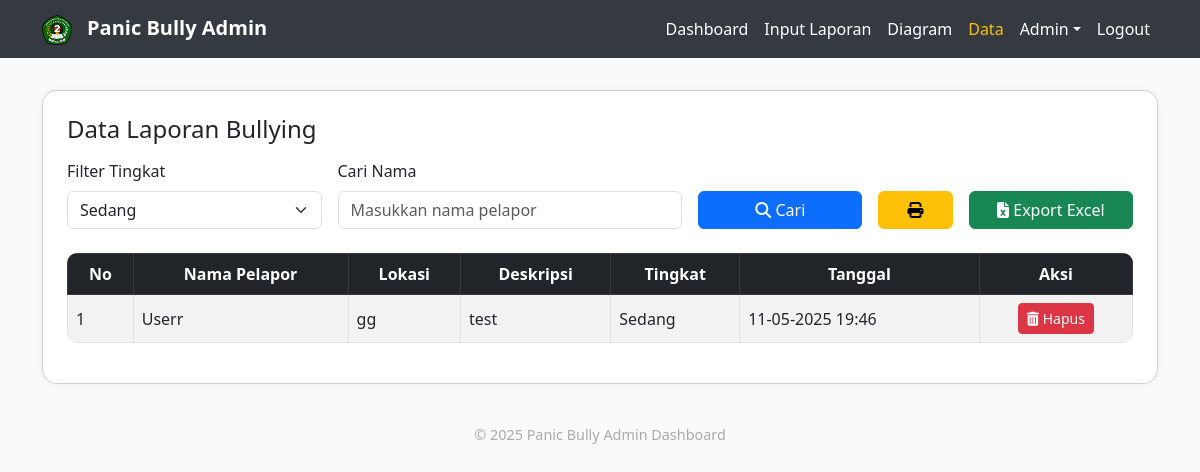
Screenshot of /admin/data_laporan.php?tingkat=sedang (signed in) with the database file from the repository.
### tables this page shows
CREATE TABLE `laporan_bully` (
  `id` int(11) NOT NULL,
  `nama` varchar(100) DEFAULT NULL,
  `lokasi` varchar(255) DEFAULT NULL,
  `deskripsi` text DEFAULT NULL,
  `tingkat` enum('rendah','sedang','tinggi') DEFAULT NULL,
  `tanggal` datetime DEFAULT NULL
);

### admin/data_laporan.php (the view, shortened to what this page needs)
<?php
include '../config.php';
$filter_tingkat = isset($_GET['tingkat']) ? $_GET['tingkat'] : '';
$cari_nama = isset($_GET['cari_nama']) ? $_GET['cari_nama'] : '';
$query = "SELECT * FROM laporan_bully WHERE 1=1";
if (!empty($filter_tingkat)) {
    $query .= " AND tingkat = '" . mysqli_real_escape_string($conn, $filter_tingkat) . "'";
}
$query .= " ORDER BY tanggal DESC";
$result = mysqli_query($conn, $query);
?>
<!DOCTYPE html>
<html lang="id">
<head>
  <link href="https://cdn.jsdelivr.net/npm/bootstrap@5.3.0/dist/css/bootstrap.min.css" rel="stylesheet">
  <link href="https://cdnjs.cloudflare.com/ajax/libs/font-awesome/6.5.0/css/all.min.css" rel="stylesheet">
  <link href="https://cdn.jsdelivr.net/npm/sweetalert2@11/dist/sweetalert2.min.css" rel="stylesheet">
</head>
<body>
<nav class="navbar navbar-expand-lg navbar-dark">
  <div class="container">
    <a class="navbar-brand fw-bold" href="#">
      <img src="../assets/logo_smkn2pinrang.png" alt="Logo" style="height: 30px; margin-right: 10px;">
      Panic Bully Admin
    </a>
    <div class="collapse navbar-collapse" id="navbarNav">
      <ul class="navbar-nav ms-auto">
        <li class="nav-item"><a class="nav-link" href="dashboard.php">Dashboard</a></li>
        <li class="nav-item"><a class="nav-link" href="input_laporan.php">Input Laporan</a></li>
        <li class="nav-item"><a class="nav-link" href="data_diagram.php">Diagram</a></li>
        <li class="nav-item"><a class="nav-link active" href="data_laporan.php">Data</a></li>
        <li class="nav-item dropdown">
          <a class="nav-link dropdown-toggle" href="#" role="button" data-bs-toggle="dropdown">Admin</a>
        </li>
        <li class="nav-item">
          <a class="nav-link" href="logout.php">Logout</a>
        </li>
      </ul>
    </div>
  </div>
</nav>
<div class="container">
  <div class="card p-4">
    <h4 class="mb-3">Data Laporan Bullying</h4>
    <form class="row g-3 align-items-end mb-4 no-print" method="GET">
      <div class="col-md-3">
        <label for="tingkat" class="form-label">Filter Tingkat</label>
        <select name="tingkat" id="tingkat" class="form-select">
          <option value="sedang" <?= $filter_tingkat == 'sedang' ? 'selected' : '' ?>>Sedang</option>
        </select>
      </div>
      <div class="col-md-4">
        <label for="cari_nama" class="form-label">Cari Nama</label>
        <input type="text" name="cari_nama" id="cari_nama" class="form-control" value="<?= htmlspecialchars($cari_nama) ?>" placeholder="Masukkan nama pelapor">
      </div>
      <div class="col-md-2 d-grid">
        <button type="submit" class="btn btn-primary"><i class="fas fa-search"></i> Cari</button>
      </div>
      <div class="col-md-1 d-grid">
        <button type="button" onclick="window.print()" class="btn btn-warning"><i class="fas fa-print"></i></button>
      </div>
      <div class="col-md-2 d-grid">
        <button type="button" class="btn btn-success" onclick="confirmExportExcel()">
          <i class="fas fa-file-excel"></i> Export Excel
        </button>
      </div>
    </form>
    <div class="table-responsive">
      <table class="table table-bordered table-striped align-middle">
        <thead class="table-dark text-center">
          <tr>
            <th>No</th>
            <th>Nama Pelapor</th>
            <th>Lokasi</th>
            <th>Deskripsi</th>
            <th>Tingkat</th>
            <th>Tanggal</th>
            <th class="no-print">Aksi</th>
          </tr>
        </thead>
        <tbody>
          <?php if (mysqli_num_rows($result) > 0): ?>
            <?php $no = 1; while ($row = mysqli_fetch_assoc($result)): ?>
              <tr>
                <td><?= $no++ ?></td>
                <td><?= htmlspecialchars($row['nama']) ?: 'Anonim' ?></td>
                <td><?= htmlspecialchars($row['lokasi']) ?></td>
                <td><?= htmlspecialchars($row['deskripsi']) ?></td>
                <td class="text-capitalize"><?= $row['tingkat'] ?></td>
                <td><?= date('d-m-Y H:i', strtotime($row['tanggal'])) ?></td>
                <td class="text-center no-print">
                  <button class="btn btn-sm btn-danger" onclick="confirmDelete(<?= $row['id'] ?>)">
                    <i class="fas fa-trash-alt"></i> Hapus
                  </button>
                </td>
              </tr>
            <?php endwhile; ?>
          <?php else: ?>
            <tr><td colspan="7" class="text-center">Tidak ada data sesuai pencarian.</td></tr>
          <?php endif; ?>
        </tbody>
      </table>
    </div>
  </div>
</div>
<footer>
  <p>&copy; <?= date('Y') ?> Panic Bully Admin Dashboard</p>
</footer>
</body>
</html>

### admin/data_laporan.php (style rules this page uses)
body { background-color: #f8fafc; }
.navbar { background-color: #343a40; }
.navbar-brand, .nav-link { color: #fff !important; }
.nav-link.active, .nav-link:hover { color: #ffc107 !important; }
.card { border-radius: 15px; margin-top: 2rem; box-shadow: 0 0 10px rgba(0,0,0,0.05); }
table { border-radius: 10px; overflow: hidden; }
footer { margin-top: 40px; text-align: center; font-size: 0.9rem; color: #aaa; }

### rows the page displays
laporan_bully: nama "Userr", lokasi "gg", deskripsi "test", tingkat "Sedang", tanggal "11-05-2025 19:46"
